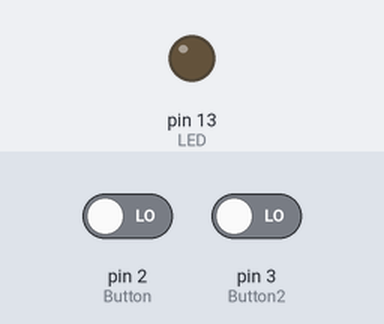
This sketch was run on a simulated Arduino Uno, built with avr-gcc and run on an emulated ATmega328P. On the bench: output pins drawn as LEDs (lit = HIGH). The inputs (shaded band) are chosen by the test bench; at power-on: pin 2 (Button) LOW, pin 3 (Button2) LOW.

Above: at 1.2 s.
1.3 s: pin 2 (Button) driven HIGH and pin 3 (Button2) driven HIGH
At 2.1 s:
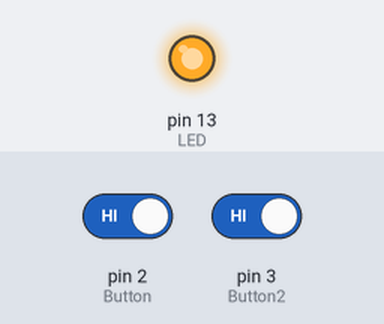
2.8 s: pin 2 (Button) driven LOW
At 3.3 s:
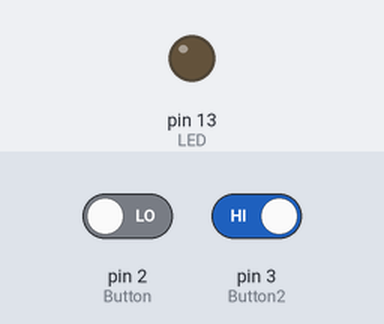
4.3 s: pin 2 (Button) driven HIGH
At 5.6 s:
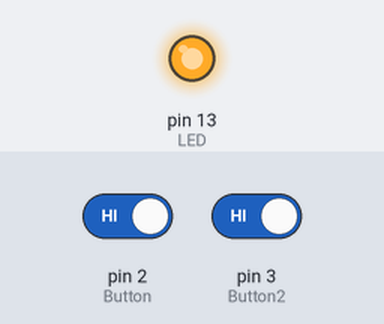
Timing chart, 0 to 7.3 s (numbered marks = the images above; inputs shaded):
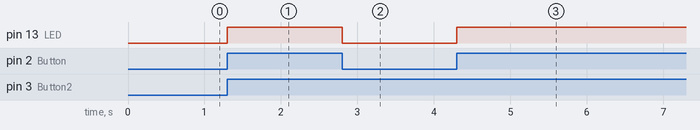

Measured:
- after the input at 1.3 s, pin 13 (LED): LOW → HIGH at once
- after the input at 2.8 s, pin 13 (LED): HIGH → LOW at once
- after the input at 4.3 s, pin 13 (LED): LOW → HIGH at once

The sketch:

switch_code.ino
```cpp
const int Button = 2;
const int Button2 = 3;
const int LED = 13;

int ButtonState = 0;
int ButtonState2 = 0;

void setup() {

  pinMode (Button, INPUT);
  pinMode (LED, OUTPUT);

}

void loop() {

ButtonState = digitalRead (Button);
ButtonState2 = digitalRead (Button2);

  if ((ButtonState == HIGH) && (ButtonState2 == HIGH)) {
    digitalWrite (LED, HIGH) ;
  }

  else {
    digitalWrite (LED, LOW);
  }

}
```
